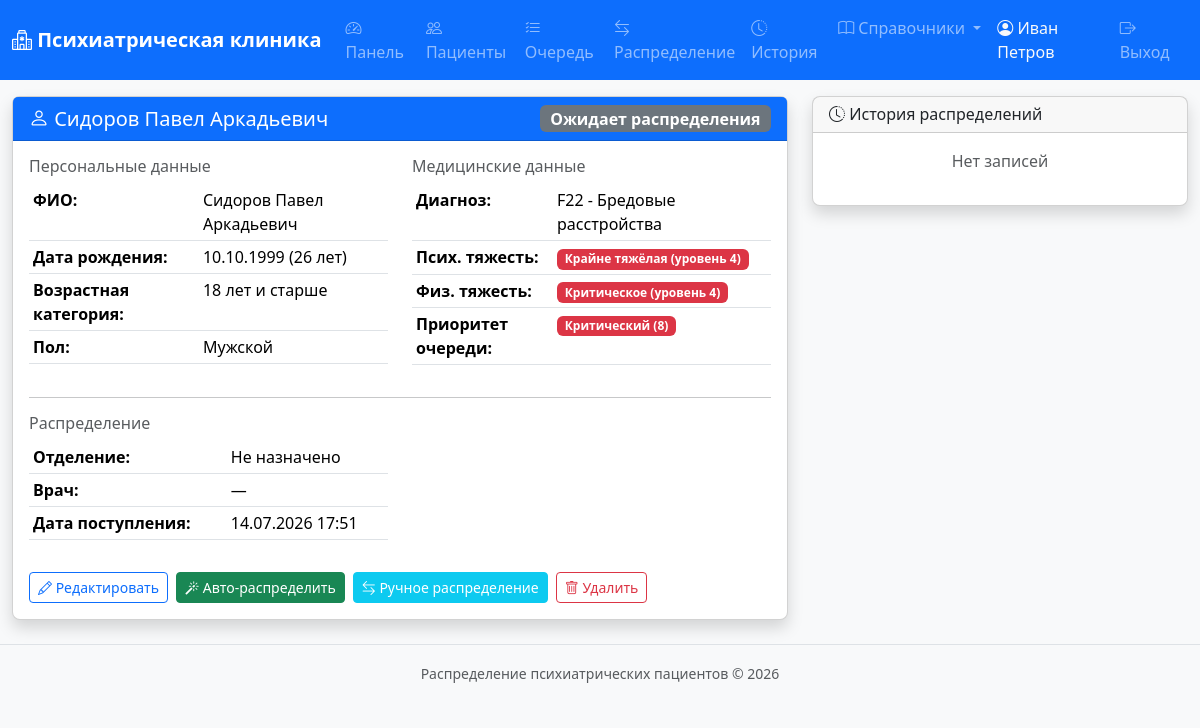
Page /patients/3/ (signed in) on the earlier database version.
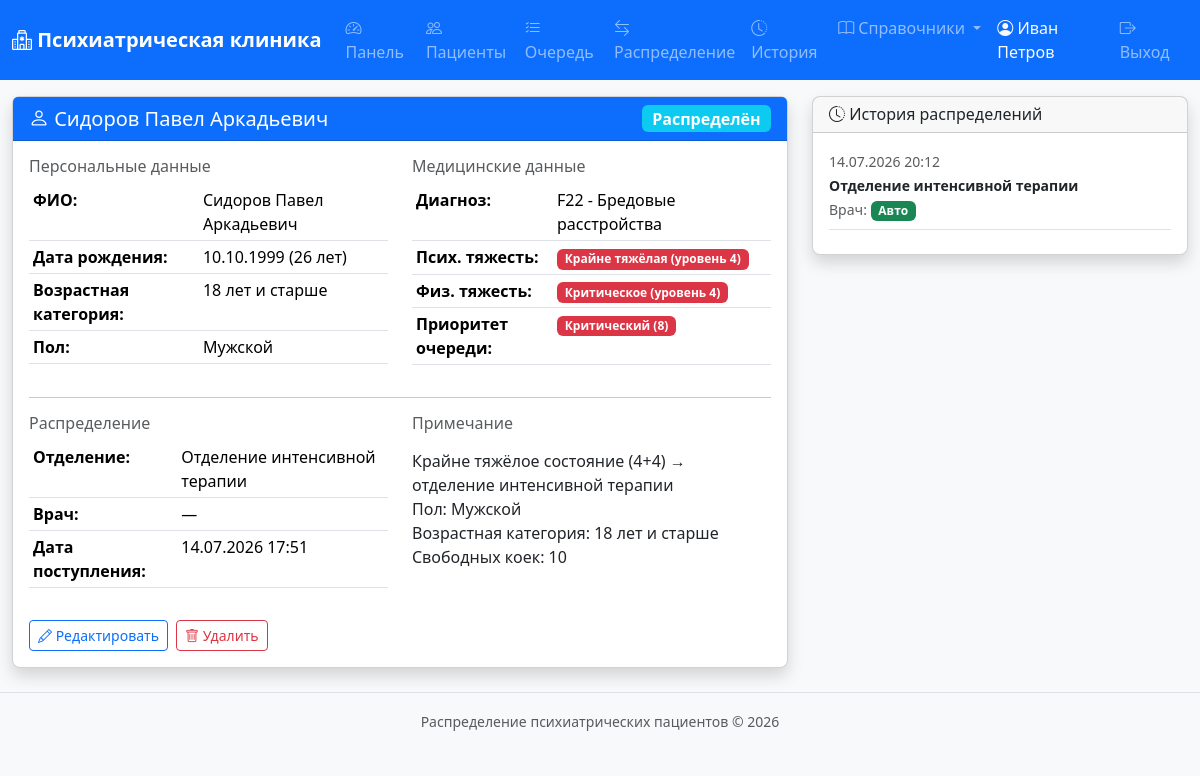
Same page on the later database version.
### apps/patients/models.py (models this page shows, shortened)
class Patient(models.Model):
    STATUS_CHOICES = [
        ('waiting', 'Ожидает распределения'),
        ('assigned', 'Распределён'),
        ('hospitalized', 'Госпитализирован'),
        ('rejected', 'Отказ'),
    ]
    last_name = models.CharField(max_length=100, verbose_name='Фамилия')
    first_name = models.CharField(max_length=100, verbose_name='Имя')
    patronymic = models.CharField(max_length=100, blank=True, verbose_name='Отчество')
    date_of_birth = models.DateField(verbose_name='Дата рождения')
    gender = models.ForeignKey(Gender, on_delete=models.PROTECT, verbose_name='Пол')
    diagnosis = models.ForeignKey(Diagnosis, on_delete=models.PROTECT, verbose_name='Диагноз (МКБ-11)')
    mental_severity = models.ForeignKey(
        MentalSeverity, on_delete=models.PROTECT, verbose_name='Тяжесть психического состояния'
    )
    physical_severity = models.ForeignKey(
        PhysicalSeverity, on_delete=models.PROTECT, verbose_name='Тяжесть физического состояния'
    )
    admission_date = models.DateTimeField(default=timezone.now, verbose_name='Дата и время поступления')
    status = models.CharField(
        max_length=20, choices=STATUS_CHOICES, default='waiting', verbose_name='Статус'
    )
    department = models.ForeignKey(
        Department, on_delete=models.SET_NULL, null=True, blank=True,
        verbose_name='Назначенное отделение'
    )
    assigned_by = models.ForeignKey(
        settings.AUTH_USER_MODEL, on_delete=models.SET_NULL, null=True, blank=True,
        verbose_name='Распределено (врач)'
    )
    assignment_note = models.TextField(blank=True, verbose_name='Примечание к распределению')
    created_at = models.DateTimeField(auto_now_add=True, verbose_name='Создано')
    updated_at = models.DateTimeField(auto_now=True, verbose_name='Обновлено')
    class Meta:
        verbose_name = 'Пациент'
        verbose_name_plural = 'Пациенты'
        ordering = ['-admission_date']
    @property
    def age(self):
        today = date.today()
        return today.year - self.date_of_birth.year - (
            (today.month, today.day) < (self.date_of_birth.month, self.date_of_birth.day)
        )
    @property
    def age_category_display(self):
        return 'До 18 лет' if self.age < 18 else '18 лет и старше'
    @property
    def full_name(self):
        return f'{self.last_name} {self.first_name} {self.patronymic}'.strip()
    @property
    def severity_priority(self):
        return self.mental_severity.level + self.physical_severity.level
    @property
    def severity_priority_display(self):
        score = self.severity_priority
        if score >= 7:
            return 'Критический'
        if score >= 5:
            return 'Высокий'
        if score >= 3:
            return 'Средний'
        return 'Низкий'

class AssignmentLog(models.Model):
    patient = models.ForeignKey(Patient, on_delete=models.CASCADE, related_name='assignment_logs',
                                verbose_name='Пациент')
    from_department = models.ForeignKey(
        Department, on_delete=models.SET_NULL, null=True, blank=True,
        related_name='assignments_from', verbose_name='Из отделения'
    )
    to_department = models.ForeignKey(
        Department, on_delete=models.SET_NULL, null=True, blank=True,
        related_name='assignments_to', verbose_name='В отделение'
    )
    assigned_by = models.ForeignKey(
        settings.AUTH_USER_MODEL, on_delete=models.SET_NULL, null=True, blank=True,
        verbose_name='Врач'
    )
    reason = models.TextField(blank=True, verbose_name='Причина')
    is_automatic = models.BooleanField(default=False, verbose_name='Автоматическое')
    created_at = models.DateTimeField(auto_now_add=True, verbose_name='Дата распределения')
    class Meta:
        verbose_name = 'Лог распределения'
        verbose_name_plural = 'Логи распределений'
        ordering = ['-created_at']

### apps/references/models.py (models this page shows, shortened)
class Gender(models.Model):
    name = models.CharField(max_length=20, unique=True, verbose_name='Название')
    class Meta:
        verbose_name = 'Пол'
        verbose_name_plural = 'Пол'
        ordering = ['name']
    def __str__(self):
        return self.name

class Diagnosis(models.Model):
    code = models.CharField(max_length=10, verbose_name='Код МКБ-11')
    name = models.CharField(max_length=500, verbose_name='Название')
    block = models.CharField(max_length=200, blank=True, verbose_name='Блок МКБ')
    chapter = models.CharField(max_length=200, blank=True, verbose_name='Класс МКБ')
    parent = models.ForeignKey(
        'self', on_delete=models.SET_NULL, null=True, blank=True,
        related_name='children', verbose_name='Родительский диагноз'
    )
    class Meta:
        verbose_name = 'Диагноз МКБ-11'
        verbose_name_plural = 'Диагнозы МКБ-11'
        ordering = ['code']
    def __str__(self):
        return f'{self.code} - {self.name}'

class MentalSeverity(models.Model):
    name = models.CharField(max_length=50, unique=True, verbose_name='Название')
    level = models.PositiveIntegerField(unique=True, verbose_name='Уровень (1-4)')
    class Meta:
        verbose_name = 'Тяжесть психического состояния'
        verbose_name_plural = 'Тяжести психических состояний'
        ordering = ['level']
    def __str__(self):
        return f'{self.name} (уровень {self.level})'

class PhysicalSeverity(models.Model):
    name = models.CharField(max_length=50, unique=True, verbose_name='Название')
    level = models.PositiveIntegerField(unique=True, verbose_name='Уровень (1-4)')
    class Meta:
        verbose_name = 'Тяжесть физического состояния'
        verbose_name_plural = 'Тяжести физических состояний'
        ordering = ['level']
    def __str__(self):
        return f'{self.name} (уровень {self.level})'

class Department(models.Model):
    GENDER_CHOICES = [
        ('M', 'Мужское'),
        ('F', 'Женское'),
        ('ANY', 'Смешанное'),
    ]
    AGE_CHOICES = [
        ('CHILD', 'Детское/Подростковое'),
        ('ADULT', 'Взрослое'),
        ('ANY', 'Любой возраст'),
    ]
    name = models.CharField(max_length=200, verbose_name='Название отделения')
    profile = models.CharField(max_length=500, blank=True, verbose_name='Профиль (диагнозы)')
    profile_diagnoses = models.ManyToManyField(
        Diagnosis, blank=True, related_name='departments', verbose_name='Профильные диагнозы'
    )
    gender_restriction = models.CharField(
        max_length=3, choices=GENDER_CHOICES, default='ANY', verbose_name='Ограничение по полу'
    )
    age_category = models.CharField(
        max_length=5, choices=AGE_CHOICES, default='ANY', verbose_name='Возрастная категория'
    )
    total_beds = models.PositiveIntegerField(default=0, verbose_name='Общее кол-во коек')
    occupied_beds = models.PositiveIntegerField(default=0, verbose_name='Занято коек')
    is_active = models.BooleanField(default=True, verbose_name='Активно')
    class Meta:
        verbose_name = 'Отделение'
        verbose_name_plural = 'Отделения'
        ordering = ['name']

### apps/accounts/models.py (models this page shows, shortened)
class User(AbstractUser):
    ROLE_CHOICES = [
        ('doctor', 'Врач приёмного отделения'),
        ('senior_nurse', 'Старшая медсестра'),
        ('admin', 'Администратор'),
    ]
    role = models.CharField(max_length=20, choices=ROLE_CHOICES, default='doctor', verbose_name='Роль')
    phone = models.CharField(max_length=20, blank=True, verbose_name='Телефон')
    class Meta:
        verbose_name = 'Пользователь'
        verbose_name_plural = 'Пользователи'

### apps/patients/views.py (the view)
# urls.py: path('<int:pk>/', views.patient_detail_view, name='detail'),
@login_required
def patient_detail_view(request, pk):
    patient = get_object_or_404(
        Patient.objects.select_related(
            'gender', 'diagnosis', 'mental_severity', 'physical_severity', 'department', 'assigned_by'
        ), pk=pk
    )
    logs = patient.assignment_logs.select_related('from_department', 'to_department', 'assigned_by')[:20]
    return render(request, 'patients/patient_detail.html', {'patient': patient, 'logs': logs})

### apps/patients/templates/patients/patient_detail.html (shortened to what the changed rows need)
{% extends "base.html" %}
{% block content %}
<div class="row mt-3">
    <div class="col-md-8">
        <div class="card shadow">
            <div class="card-header bg-primary text-white d-flex justify-content-between align-items-center">
                <h5 class="mb-0"><i class="bi bi-person"></i> {{ patient.full_name }}</h5>
                <span class="badge bg-{% if patient.status == 'waiting' %}secondary{% elif patient.status == 'assigned' %}info{% elif patient.status == 'hospitalized' %}success{% else %}dark{% endif %} fs-6">
                    {{ patient.get_status_display }}
                </span>
            </div>
            <div class="card-body">
                <div class="row">
                    <div class="col-md-6">
                        <table class="table table-sm">
                            <tr><td><strong>ФИО:</strong></td><td>{{ patient.full_name }}</td></tr>
                            <tr><td><strong>Дата рождения:</strong></td><td>{{ patient.date_of_birth|date:"d.m.Y" }} ({{ patient.age }} лет)</td></tr>
                            <tr><td><strong>Возрастная категория:</strong></td><td>{{ patient.age_category_display }}</td></tr>
                            <tr><td><strong>Пол:</strong></td><td>{{ patient.gender }}</td></tr>
                        </table>
                    </div>
                    <div class="col-md-6">
                        <table class="table table-sm">
                            <tr><td><strong>Диагноз:</strong></td><td>{{ patient.diagnosis }}</td></tr>
                            <tr><td><strong>Псих. тяжесть:</strong></td>
                                <td><span class="badge bg-{% if patient.mental_severity.level <= 2 %}success{% elif patient.mental_severity.level == 3 %}warning{% else %}danger{% endif %}">
                                    {{ patient.mental_severity }}
                                </span></td></tr>
                            <tr><td><strong>Физ. тяжесть:</strong></td>
                                <td><span class="badge bg-{% if patient.physical_severity.level <= 2 %}success{% elif patient.physical_severity.level == 3 %}warning{% else %}danger{% endif %}">
                                    {{ patient.physical_severity }}
                                </span></td></tr>
                            <tr><td><strong>Приоритет очереди:</strong></td>
                                <td>
                                    {% if patient.severity_priority >= 7 %}
                                    <span class="badge bg-danger">{{ patient.severity_priority_display }} ({{ patient.severity_priority }})</span>
                                    {% elif patient.severity_priority >= 5 %}
                                    <span class="badge bg-warning text-dark">{{ patient.severity_priority_display }} ({{ patient.severity_priority }})</span>
                                    {% elif patient.severity_priority >= 3 %}
                                    <span class="badge bg-info">{{ patient.severity_priority_display }} ({{ patient.severity_priority }})</span>
                                    {% else %}
                                    <span class="badge bg-secondary">{{ patient.severity_priority_display }} ({{ patient.severity_priority }})</span>
                                    {% endif %}
                                </td></tr>
                        </table>
                    </div>
                </div>
                <div class="row">
                    <div class="col-md-6">
                        <table class="table table-sm">
                            <tr><td><strong>Отделение:</strong></td>
                                <td>{{ patient.department.name|default:"Не назначено" }}</td></tr>
                            <tr><td><strong>Врач:</strong></td>
                                <td>{{ patient.assigned_by.get_full_name|default:"—" }}</td></tr>
                            <tr><td><strong>Дата поступления:</strong></td>
                                <td>{{ patient.admission_date|date:"d.m.Y H:i" }}</td></tr>
                        </table>
                    </div>
                    <div class="col-md-6">
                        {% if patient.assignment_note %}
                        <h6 class="text-muted">Примечание</h6>
                        <p class="small">{{ patient.assignment_note|linebreaks }}</p>
                        {% endif %}
                    </div>
                </div>
                <div class="d-flex gap-2 mt-3">
                    <a href="{% url 'patients:edit' pk=patient.pk %}" class="btn btn-outline-primary btn-sm">
                        <i class="bi bi-pencil"></i> Редактировать
                    </a>
                    {% if patient.status == 'waiting' %}
                    <button class="btn btn-success btn-sm" id="autoDistributeBtn">
                        <i class="bi bi-magic"></i> Авто-распределить
                    </button>
                    <a href="{% url 'distribution:manual_assign' %}?patient_id={{ patient.pk }}" class="btn btn-info btn-sm text-white">
                        <i class="bi bi-arrow-left-right"></i> Ручное распределение
                    </a>
                    {% endif %}
                    <a href="{% url 'patients:delete' pk=patient.pk %}" class="btn btn-outline-danger btn-sm">
                        <i class="bi bi-trash"></i> Удалить
                    </a>
                </div>
            </div>
        </div>
    </div>
    <div class="col-md-4">
        <div class="card shadow">
            <div class="card-body" style="max-height: 400px; overflow-y: auto;">
                {% for log in logs %}
                <div class="border-bottom pb-2 mb-2">
                    <small class="text-muted">{{ log.created_at|date:"d.m.Y H:i" }}</small><br>
                    <small><strong>{{ log.to_department.name|default:"—" }}</strong></small>
                    {% if log.assigned_by %}
                    <br><small class="text-muted">Врач: {{ log.assigned_by.get_full_name }}</small>
                    {% endif %}
                    {% if log.is_automatic %}
                    <span class="badge bg-success">Авто</span>
                    {% else %}
                    <span class="badge bg-primary">Ручное</span>
                    {% endif %}
                </div>
                {% empty %}
                <p class="text-muted text-center">Нет записей</p>
                {% endfor %}
            </div>
        </div>
    </div>
</div>
{% endblock %}

Differences in the rows shown:
changed Patient "Сидоров Павел Аркадьевич": status "Ожидает распределения" → "Распределён"; department.name "Не назначено" → "Отделение интенсивной терапии"; assignment_note (not shown) → "Крайне тяжёлое состояние (4+4) → отделение интенсивной терапии Пол: Мужской Возрастная категория: 18 лет и старше Свободных коек: 10"
added AssignmentLog: created_at "14.07.2026 20:12", to_department.name "Отделение интенсивной терапии", is_automatic "Авто"
Other differences:
text no longer shown: "Авто-распределить Ручное распределение Нет записей"
text now shown: "Примечание"
